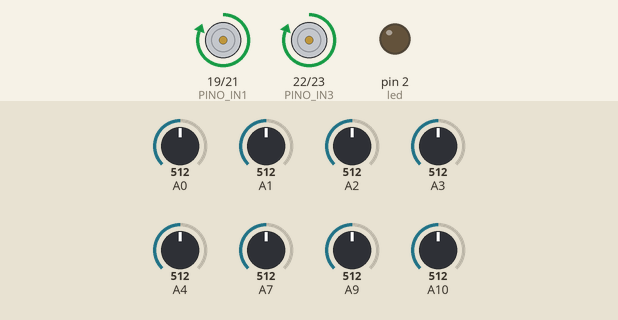
Simulated run of this sketch. Board: Arduino Mega 2560, built with avr-gcc and run on an emulated ATmega2560. Shown: motor-driver pin pairs drawn as motors (green arrow = first pin HIGH = forward, orange = second pin HIGH = backward, longer = more drive, scaled by the enable pin), output pins drawn as LEDs (lit = HIGH). The inputs (shaded band) are chosen by the test bench; at power-on: A4 = 512, A10 = 512, A0 = 512, A1 = 512, A2 = 512, A3 = 512, A7 = 512, A9 = 512.

Above: at 13.2 s.
13.3 s: A4 set to 439
14.8 s: A4 set to 410
At 15.5 s:
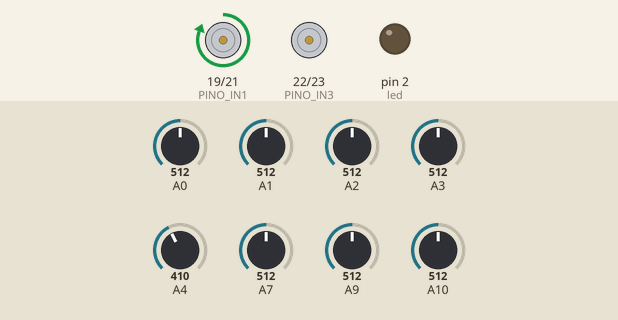
16.3 s: A10 set to 306
At 16.7 s:
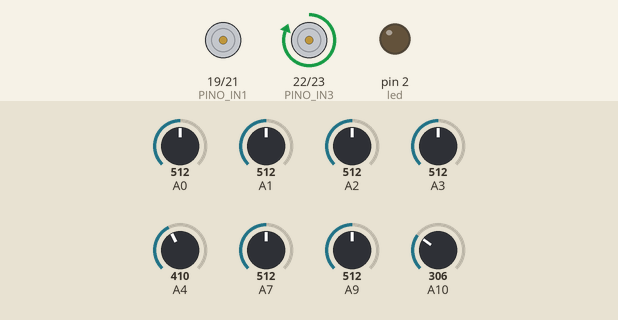
17.8 s: A10 set to 329
At 19.0 s:
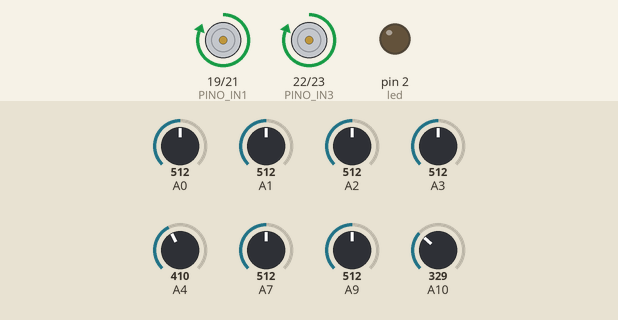
19.3 s: A10 set to 240
At 20.1 s:
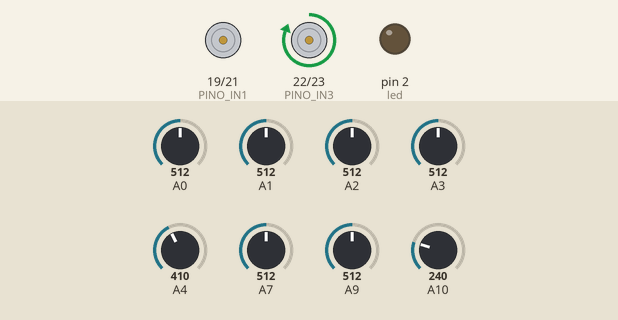
Timing chart, 0 to 21.8 s (numbered marks = the images above; inputs shaded):
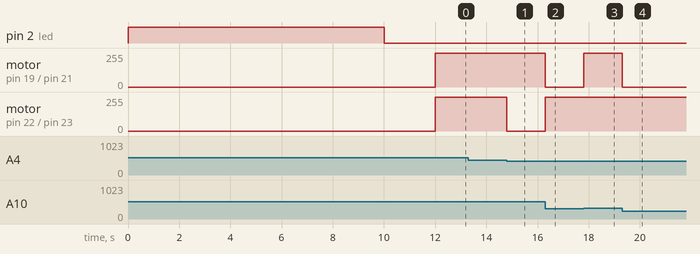

The sketch:

seguidor_pid_esp_v03.ino
```cpp
#include <QTRSensors.h>

#define num_sensors 8
//#define timeout 2500
#define emiterPin 13
#define led 2

QTRSensors qtr;

//declaracao dos pinos utilizados para controlar a velocidade de rotacao
const int PINO_ENA = 16;
const int PINO_ENB = 17;

//declaracao dos pinos utilizados para controlar o sentido do motor
const int PINO_IN1 = 19;
const int PINO_IN2 = 21;
const int PINO_IN3 = 22;
const int PINO_IN4 = 23;

uint16_t sensorvalues[num_sensors];
//valores de referencia de velocidade carregados qdo movimento em linha reta
int startD = 210;
int startE = 210;


//variaveis de velocidade passadas à biblioteca da shield
int vD, vE, motorspeed;
int vDmax=250, vEmax=250;
int lap=0;
float lasterror=0;
double kp=11., ki=0., kd=2.;

void setup() {
  pinMode(led, OUTPUT);

  //configuração dos pinos como saida
  pinMode(PINO_ENA, OUTPUT);
  pinMode(PINO_ENB, OUTPUT);
  pinMode(PINO_IN1, OUTPUT);
  pinMode(PINO_IN2, OUTPUT);
  pinMode(PINO_IN3, OUTPUT);
  pinMode(PINO_IN4, OUTPUT);

  //inicia o codigo com os motores parados
  digitalWrite(PINO_IN1, LOW);
  digitalWrite(PINO_IN2, LOW);
  digitalWrite(PINO_IN3, LOW);
  digitalWrite(PINO_IN4, LOW);
  digitalWrite(PINO_ENA, LOW);
  digitalWrite(PINO_ENB, LOW);

  qtr.setTypeAnalog();
  qtr.setSensorPins((const uint8_t[]){26,25,33,32,35,34,39,36}, num_sensors);
  qtr.setEmitterPin(emiterPin);

  //config da serial para debug
  Serial.begin(9600);
  //calibration routine
  digitalWrite(led,HIGH);
  for (int i=0;i<400;i++) qtr.calibrate();
  digitalWrite(led,LOW);
  delay(2000);

    //configura os motores para o sentido horario
  digitalWrite(PINO_IN1, HIGH);
  digitalWrite(PINO_IN2, LOW);
  digitalWrite(PINO_IN3, HIGH);
  digitalWrite(PINO_IN4, LOW);

}

void loop() {
  unsigned int sensors[8];
  uint16_t position = qtr.readLineWhite(sensorvalues);

  float erro = float(position)/10-350;
  float integ = integ + erro;
  float deriv=(erro-lasterror);
  lasterror=erro;
  float motorspeed = kp*erro + ki*integ + kd*deriv;

  vD=startD + int(motorspeed);
  vE=startE - int(motorspeed);

  if(vD>vDmax) vD=vDmax;
  if(vE>vEmax) vE=vEmax;
  if(vD<0) vD=0;
  if(vE<0) vE=0;

 //*atualiza velocidade dos motores
  analogWrite(PINO_ENA,vD);
  analogWrite(PINO_ENB,vE);
}
```

Measured:
- the behaviour switches between 422 and 421 on A4 (found by bisection; images 0 and 1)
- the behaviour switches between 316 and 317 on A10 (found by bisection; images 2 and 3)
- after the input at 13.3 s, every drawn part: stays the same
- after the input at 14.8 s, motor on pin 22 (PINO_IN3) / pin 23 (PINO_IN4): forward 255/255 → stopped at once
- after the input at 16.3 s, motor on pin 19 (PINO_IN1) / pin 21 (PINO_IN2): forward 255/255 → stopped at once; motor on pin 22 (PINO_IN3) / pin 23 (PINO_IN4): stopped → forward 255/255 at once
- after the input at 17.8 s, motor on pin 19 (PINO_IN1) / pin 21 (PINO_IN2): stopped → forward 255/255 at once
- after the input at 19.3 s, motor on pin 19 (PINO_IN1) / pin 21 (PINO_IN2): forward 255/255 → stopped at once
